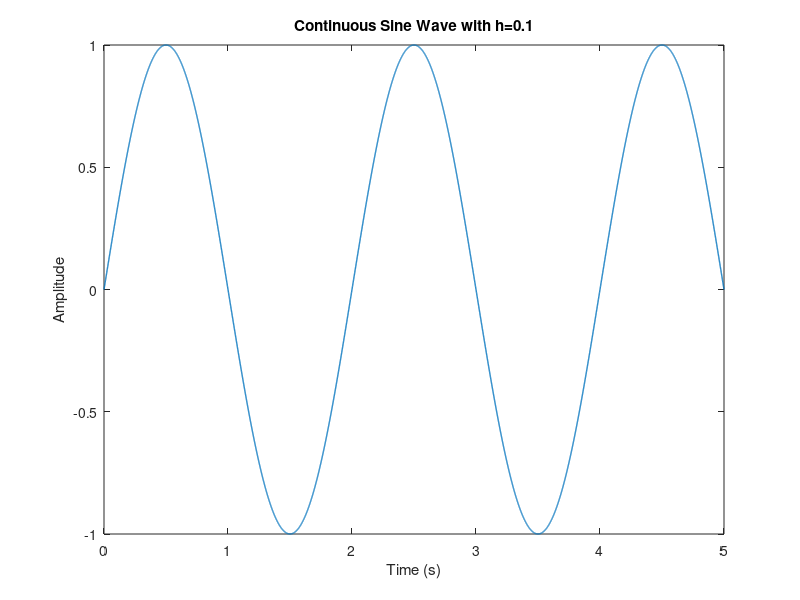

This figure's MATLAB source: (Note: this script raises an error after producing the figure.)
%Code for MAE 143A Homework 5 Question 3
%%

%For Question 3 - Part 3a

%%
%code for sine wave with h = 0.1
omega = pi; 
t = 0:0.001:5; %time interval [0,5] with delta t = 0.001
y = sin(omega*t); 

figure(1), plot(t, y, 'LineWidth',1); %plots sine function
hold on;

% Plot title and labels
xlabel('Time (s)');
ylabel('Amplitude');
title('Continuous Sine Wave with h=0.1');

%For h = 0.1
t_k = 0:0.1:5;
y_k = sin(omega*t_k);  % Sampled sine wave
% Samples y_k drawn as x symbols
figure(1), plot(t_k, y_k, 'x', 'MarkerSize', 10, 'DisplayName', sprintf('h = %.1f', h)); 
hold on;
%Stair-step like function y_zoh
stairs([t_k(1:end-1); t_k(2:end)], [y_k(1:end-1); y_k(2:end)], 'r', 'LineWidth', 1, 'DisplayName', sprintf('ZOH (h = %.1f)', h));
hold on;
%%
%code for sine wave with h = 0.2
omega = pi; 
t = 0:0.001:5; %time interval [0,5] with delta t = 0.001
y = sin(omega*t); 

figure(2), plot(t, y, 'LineWidth',1); %plots sine function
hold on;
% Plot title and labels
xlabel('Time (s)');
ylabel('Amplitude');
title('Continuous Sine Wave with h=0.2');
%For h = 0.2
t_k = 0:0.2:5;
y_k = sin(omega*t_k);  % Sampled sine wave
% Samples y_k drawn as x symbols
figure(2), plot(t_k, y_k, 'x', 'MarkerSize', 10, 'MarkerEdgeColor','g','DisplayName', sprintf('h = %.1f', h)); 
hold on;
%Stair-step like function y_zoh
stairs([t_k(1:end-1); t_k(2:end)], [y_k(1:end-1); y_k(2:end)], 'g', 'LineWidth', 1, 'DisplayName', sprintf('ZOH (h = %.1f)', h));
hold on;

%%
%Code for sine wave with h = 0.4
omega = pi; 
t = 0:0.001:5; %time interval [0,5] with delta t = 0.001
y = sin(omega*t); 

figure(3), plot(t, y, 'LineWidth',1); %plots sine function
hold on;
% Plot title and labels
xlabel('Time (s)');
ylabel('Amplitude');
title('Continuous Sine Wave with h=0.4');
%For h = 0.4
t_k = 0:0.4:5;
y_k = sin(omega*t_k);  % Sampled sine wave
% Samples y_k drawn as x symbols
figure(3),plot(t_k, y_k, 'x', 'MarkerSize', 10, 'MarkerEdgeColor','c','DisplayName', sprintf('h = %.1f', h)); 
hold on;
%Stair-step like function y_zoh
stairs([t_k(1:end-1); t_k(2:end)], [y_k(1:end-1); y_k(2:end)], 'c', 'LineWidth', 1, 'DisplayName', sprintf('ZOH (h = %.1f)', h));
hold on;

%%

%Code for Question 3 - Part 3b

%%
%code for sine wave with h = 0.1
omega = pi; 
t = 0:0.001:5; %time interval [0,5] with delta t = 0.001
y = sin(omega*t); 

figure(4), plot(t, y, 'LineWidth',1); %plots sine function
hold on;

% Plot title and labels
xlabel('Time (s)');
ylabel('Amplitude');
title('Continuous Sine Wave with h=0.1');
%For h = 0.1
t_k = 0:0.1:5;
y_k = sin(omega*t_k);  % Sampled sine wave
% Samples y_k drawn as x symbols
figure(4), plot(t_k, y_k, 'x', 'MarkerSize', 10,  'MarkerEdgeColor', 'r', 'DisplayName',sprintf('h = %.1f', h)); 
hold on;
% Plot FOH output
t_foh = t_k(1):0.001:t_k(end);  % Time steps for FOH output
y_foh = zeros(size(t_foh));
for k = 1:length(t_k)-1
 indices = find(t_foh >= t_k(k) & t_foh <= t_k(k+1));
 t_int = t_foh(indices);
 y_foh(indices) = y_k(k) + (t_int - t_k(k)) * (y_k(k+1) - y_k(k)) / 0.1;
end
plot(t_foh, y_foh, 'r', 'LineWidth', 1, 'DisplayName', 'FOH Output');
hold on;

%%
%code for sine wave with h = 0.2
omega = pi; 
t = 0:0.001:5; %time interval [0,5] with delta t = 0.001
y = sin(omega*t); 

figure(5), plot(t, y, 'LineWidth',1); %plots sine function
hold on;

% Plot title and labels
xlabel('Time (s)');
ylabel('Amplitude');
title('Continuous Sine Wave with h=0.2');
%For h = 0.2
t_k = 0:0.2:5;
y_k = sin(omega*t_k);  % Sampled sine wave
% Samples y_k drawn as x symbols
figure(5), plot(t_k, y_k, 'x', 'MarkerSize', 10, 'MarkerEdgeColor', 'g', 'DisplayName', sprintf('h = %.1f', h)); 
hold on;
% Plot FOH output
t_foh = t_k(1):0.001:t_k(end);  % Time steps for FOH output
y_foh = zeros(size(t_foh));
for k = 1:length(t_k)-1
 indices = find(t_foh >= t_k(k) & t_foh <= t_k(k+1));
 t_int = t_foh(indices);
 y_foh(indices) = y_k(k) + (t_int - t_k(k)) * (y_k(k+1) - y_k(k)) / 0.2;
end
plot(t_foh, y_foh, 'g', 'LineWidth', 1, 'DisplayName', 'FOH Output');
hold on;

%%
%code for sine wave with h = 0.4
omega = pi; 
t = 0:0.001:5; %time interval [0,5] with delta t = 0.001
y = sin(omega*t); 

figure(6), plot(t, y, 'LineWidth',1); %plots sine function
hold on;

% Plot title and labels
xlabel('Time (s)');
ylabel('Amplitude');
title('Continuous Sine Wave with h=0.4');

%For h = 0.4
t_k = 0:0.4:5;
y_k = sin(omega*t_k);  % Sampled sine wave
% Samples y_k drawn as x symbols
figure(6), plot(t_k, y_k, 'x', 'MarkerSize', 10, 'MarkerEdgeColor', 'c', 'DisplayName', sprintf('h = %.1f', h)); 
hold on;
% Plot FOH output
t_foh = t_k(1):0.001:t_k(end);  % Time steps for FOH output
y_foh = zeros(size(t_foh));
for k = 1:length(t_k)-1
 indices = find(t_foh >= t_k(k) & t_foh <= t_k(k+1));
 t_int = t_foh(indices);
 y_foh(indices) = y_k(k) + (t_int - t_k(k)) * (y_k(k+1) - y_k(k)) / 0.4;
end
plot(t_foh, y_foh, 'c', 'LineWidth', 1, 'DisplayName', 'FOH Output');
hold on;

%%

%Code for Question 3 - Part 3c

%%
%code for sine wave with h = 0.1 *Did not work*
omega = pi; 
t = 0:0.001:5; %time interval [0,5] with delta t = 0.001
y = sin(omega*t); 

figure(7), plot(t, y, 'LineWidth',1); %plots sine function
hold on;

% Plot title and labels
xlabel('Time (s)');
ylabel('Amplitude');
title('Continuous Sine Wave with h=0.1');
%For h = 0.1
t_k = 0:0.1:5;
y_k = sin(omega*t_k);  % Sampled sine wave
% Samples y_k drawn as x symbols
figure(7), plot(t_k, y_k, 'x', 'MarkerSize', 10,  'MarkerEdgeColor', 'r', 'DisplayName',sprintf('h = %.1f', h)); 
hold on;
% SOH output
t_soh = t_k(1):0.001:t_k(end);
y_soh = lagrangeInterpolation(t_k, y_k);
% Lagrange equations
L0 = ((t_k - t_k(2)).*(t_k - t_k(3))) / ((t_k(1) - t_k(2))*(t_k(1) - t_k(3)));
L1 = ((t_k - t_k(1)).*(t_k - t_k(3))) / ((t_k(2) - t_k(1))*(t_k(2) - t_k(3)));
L2 = ((t_k - t_k(1)).*(t_k - t_k(2))) / ((t_k(3) - t_k(1))*(t_k(3) - t_k(2)));

for k = 1:length(t_k)-1
 indices = find(t_soh >= t_k(k) & t_soh <= t_k(k+1));
 t_int = t_soh(indices);
 y_LagInt = L0 * y(1) + L1 * y(2) + L2 * y(3);
end
figure (7), plot(t_soh, y_soh, 'r', 'LineWidth', 1, 'DisplayName', 'SOH Output with h = 0.1');
hold on;
